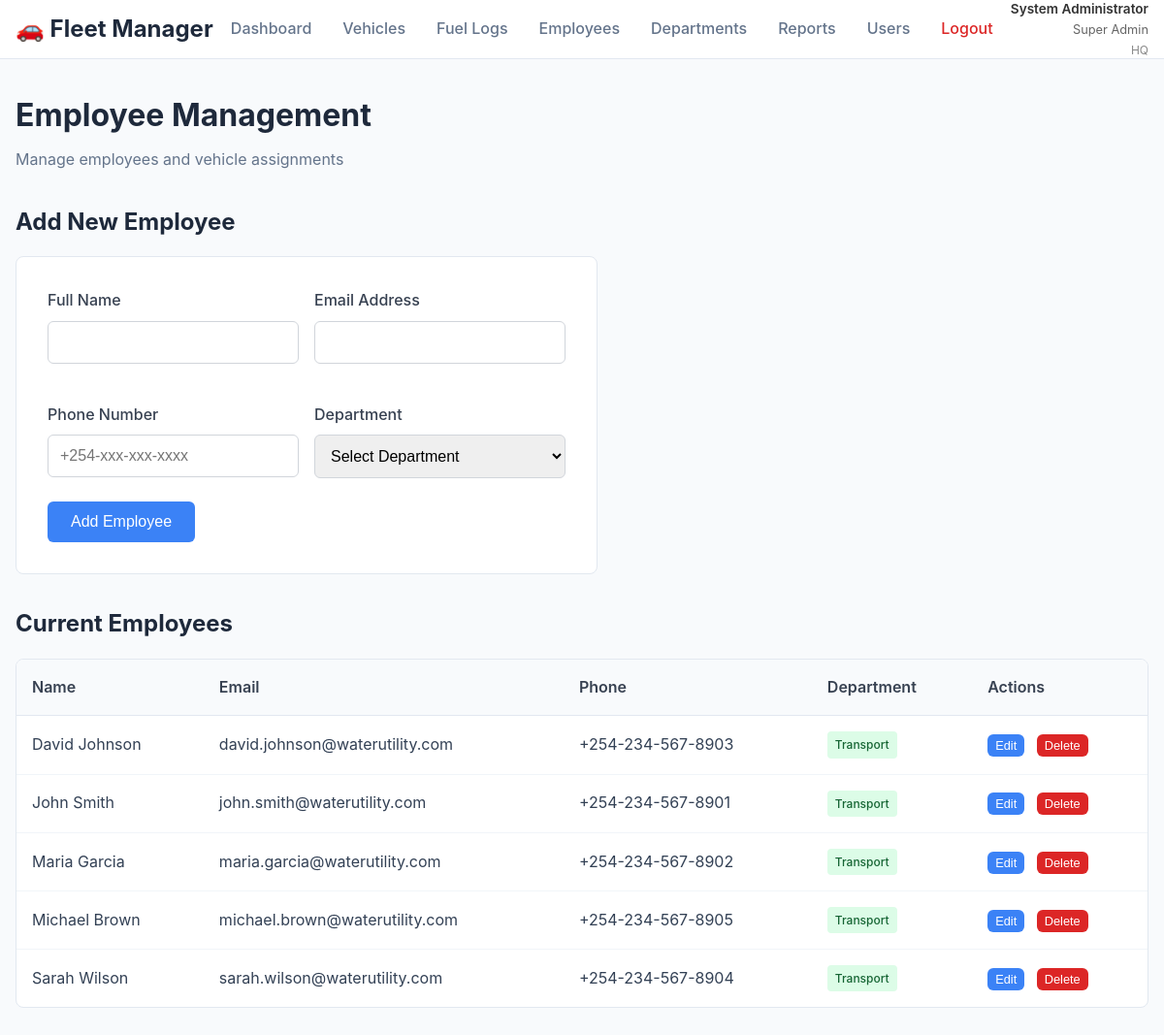
The page /employees.php (signed in) on the database its author committed.
### tables this page shows
CREATE TABLE `employees` (
  `id` int(11) NOT NULL,
  `name` varchar(255) NOT NULL,
  `email` varchar(255) NOT NULL,
  `phone` varchar(20) DEFAULT NULL,
  `department` varchar(100) DEFAULT NULL,
  `office_id` int(11) NOT NULL DEFAULT 1,
  `created_at` timestamp NULL DEFAULT current_timestamp()
);

### config.php (called while the page is built, shortened)
<?php
function hasPermission($permission) {
    $permissions = json_decode($_SESSION['permissions'], true);
    return isset($permissions[$permission]) && $permissions[$permission] === true;
}
?>

### employees.php (the view, shortened to what this page needs)
<?php
require_once 'config.php';
try {
    $stmt = $pdo->query("SELECT * FROM employees ORDER BY name");
    $employees = $stmt->fetchAll();
} catch(PDOException $e) {
    $error = "Database error: " . $e->getMessage();
}
?>
<!DOCTYPE html>
<html lang="en">
<head>
    <link rel="stylesheet" href="styles.css">
</head>
<body>
    <?php include 'header.php'; ?>
    <div class="container">
        <div class="page-header">
            <h1>Employee Management</h1>
            <p>Manage employees and vehicle assignments</p>
        </div>
        <div class="section">
            <h2>Add New Employee</h2>
            <div class="form-container">
                <form method="POST">
                    <div style="display: grid; grid-template-columns: 1fr 1fr; gap: 1rem;">
                        <div class="form-group">
                            <label for="name">Full Name</label>
                            <input type="text" id="name" name="name" class="form-control" required>
                        </div>
                        <div class="form-group">
                            <label for="email">Email Address</label>
                            <input type="email" id="email" name="email" class="form-control" required>
                        </div>
                        <div class="form-group">
                            <label for="phone">Phone Number</label>
                            <input type="tel" id="phone" name="phone" class="form-control" placeholder="+254-xxx-xxx-xxxx">
                        </div>
                        <div class="form-group">
                            <label for="department">Department</label>
                            <select id="department" name="department" class="form-control" required>
                                <option value="">Select Department</option>
                            </select>
                        </div>
                    </div>
                    <button type="submit" class="btn btn-primary">Add Employee</button>
                </form>
            </div>
        </div>
        <div class="section">
            <h2>Current Employees</h2>
            <div class="table-container">
                <table class="data-table">
                    <thead>
                        <tr>
                            <th>Name</th>
                            <th>Email</th>
                            <th>Phone</th>
                            <th>Department</th>
                            <?php if (hasPermission('employees_edit') || hasPermission('employees_delete')): ?>
                                <th>Actions</th>
                            <?php endif; ?>
                        </tr>
                    </thead>
                    <tbody>
                        <?php if (empty($employees)): ?>
                            <tr>
                                <td colspan="<?php echo (hasPermission('employees_edit') || hasPermission('employees_delete')) ? '5' : '4'; ?>" class="no-data">No employees found</td>
                            </tr>
                        <?php else: ?>
                            <?php foreach ($employees as $employee): ?>
                                <tr>
                                    <td><?php echo htmlspecialchars($employee['name']); ?></td>
                                    <td><?php echo htmlspecialchars($employee['email']); ?></td>
                                    <td><?php echo htmlspecialchars($employee['phone'] ?: '-'); ?></td>
                                    <td>
                                        <span class="badge badge-success"><?php echo htmlspecialchars($employee['department']); ?></span>
                                    </td>
                                    <?php if (hasPermission('employees_edit') || hasPermission('employees_delete')): ?>
                                        <td>
                                            <?php if (hasPermission('employees_edit')): ?>
                                                <button onclick="editEmployee(<?php echo $employee['id']; ?>, '<?php echo htmlspecialchars($employee['name'], ENT_QUOTES); ?>', '<?php echo htmlspecialchars($employee['email'], ENT_QUOTES); ?>', '<?php echo htmlspecialchars($employee['phone'], ENT_QUOTES); ?>', '<?php echo htmlspecialchars($employee['department'], ENT_QUOTES); ?>')" class="btn btn-primary" style="padding: 0.25rem 0.5rem; font-size: 0.8rem; margin-right: 0.5rem;">Edit</button>
                                            <?php endif; ?>
                                            <?php if (hasPermission('employees_delete')): ?>
                                                <form method="POST" style="display: inline;" onsubmit="return confirm('Are you sure you want to delete this employee?');">
                                                    <button type="submit" class="btn btn-danger" style="padding: 0.25rem 0.5rem; font-size: 0.8rem;">Delete</button>
                                                </form>
                                            <?php endif; ?>
                                        </td>
                                    <?php endif; ?>
                                </tr>
                            <?php endforeach; ?>
                        <?php endif; ?>
                    </tbody>
                </table>
            </div>
        </div>
    </div>
</body>
</html>

### styles.css (style rules this page uses)
* { margin: 0; padding: 0; box-sizing: border-box; }
body { font-family: -apple-system, BlinkMacSystemFont, 'Segoe UI', Roboto, sans-serif; background-color: #f8fafc; color: #334155; line-height: 1.6; }
.container { max-width: 1200px; margin: 0 auto; padding: 2rem 1rem; }
.page-header { margin-bottom: 2rem; }
.page-header h1 { font-size: 2rem; color: #1e293b; margin-bottom: 0.5rem; }
.page-header p { color: #64748b; }
.section { margin-bottom: 2rem; }
.section h2 { font-size: 1.5rem; color: #1e293b; margin-bottom: 1rem; }
.table-container { background: white; border-radius: 8px; border: 1px solid #e2e8f0; overflow: hidden; }
.data-table { width: 100%; border-collapse: collapse; }
.data-table th { background: #f8fafc; padding: 1rem; text-align: left; font-weight: 600; color: #374151; border-bottom: 1px solid #e2e8f0; }
.data-table td { padding: 1rem; border-bottom: 1px solid #f1f5f9; }
.data-table tr:last-child td { border-bottom: none; }
.form-container { background: white; padding: 2rem; border-radius: 8px; border: 1px solid #e2e8f0; max-width: 600px; }
.form-group { margin-bottom: 1.5rem; }
.form-group label { display: block; margin-bottom: 0.5rem; color: #374151; font-weight: 500; }
.form-control { width: 100%; padding: 0.75rem; border: 1px solid #d1d5db; border-radius: 6px; font-size: 1rem; transition: border-color 0.3s; }
.btn { padding: 0.75rem 1.5rem; border: none; border-radius: 6px; font-size: 1rem; font-weight: 500; cursor: pointer; transition: all 0.3s; text-decoration: none; display: inline-block; }
.btn-primary { background: #3b82f6; color: white; }
.btn-danger { background: #dc2626; color: white; }
.badge { display: inline-block; padding: 0.25rem 0.5rem; font-size: 0.75rem; font-weight: 500; border-radius: 4px; }
.badge-success { background: #dcfce7; color: #166534; }

### rows shown on the page
employees: name "David Johnson", email "david.johnson@waterutility.com", phone "+254-234-567-8903", department "Transport"
employees: name "John Smith", email "john.smith@waterutility.com", phone "+254-234-567-8901", department "Transport"
employees: name "Maria Garcia", email "maria.garcia@waterutility.com", phone "+254-234-567-8902", department "Transport"
employees: name "Michael Brown", email "michael.brown@waterutility.com", phone "+254-234-567-8905", department "Transport"
employees: name "Sarah Wilson", email "sarah.wilson@waterutility.com", phone "+254-234-567-8904", department "Transport"

### other values the page prints
$_SESSION['full_name'] "System Administrator"
$_SESSION['role_name'] "Super Admin"
$_SESSION['office_name'] "HQ"
